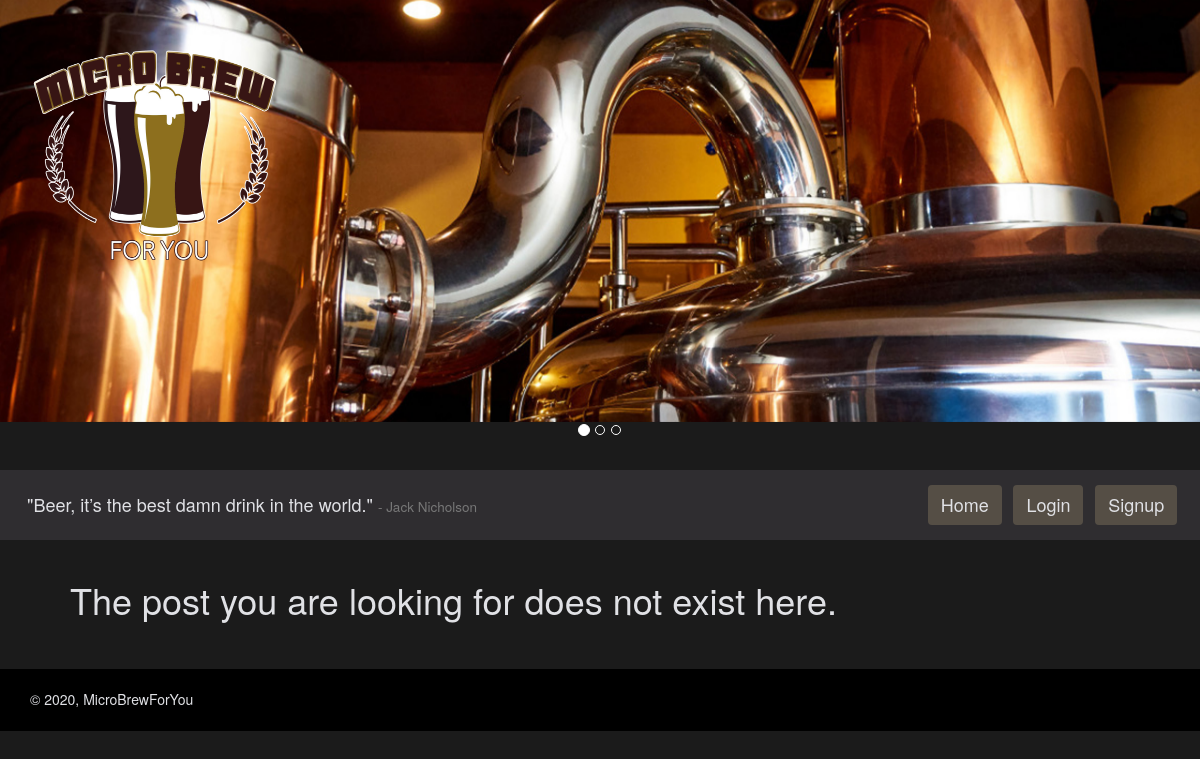
/post/1/, run on an earlier commit of the app's database.
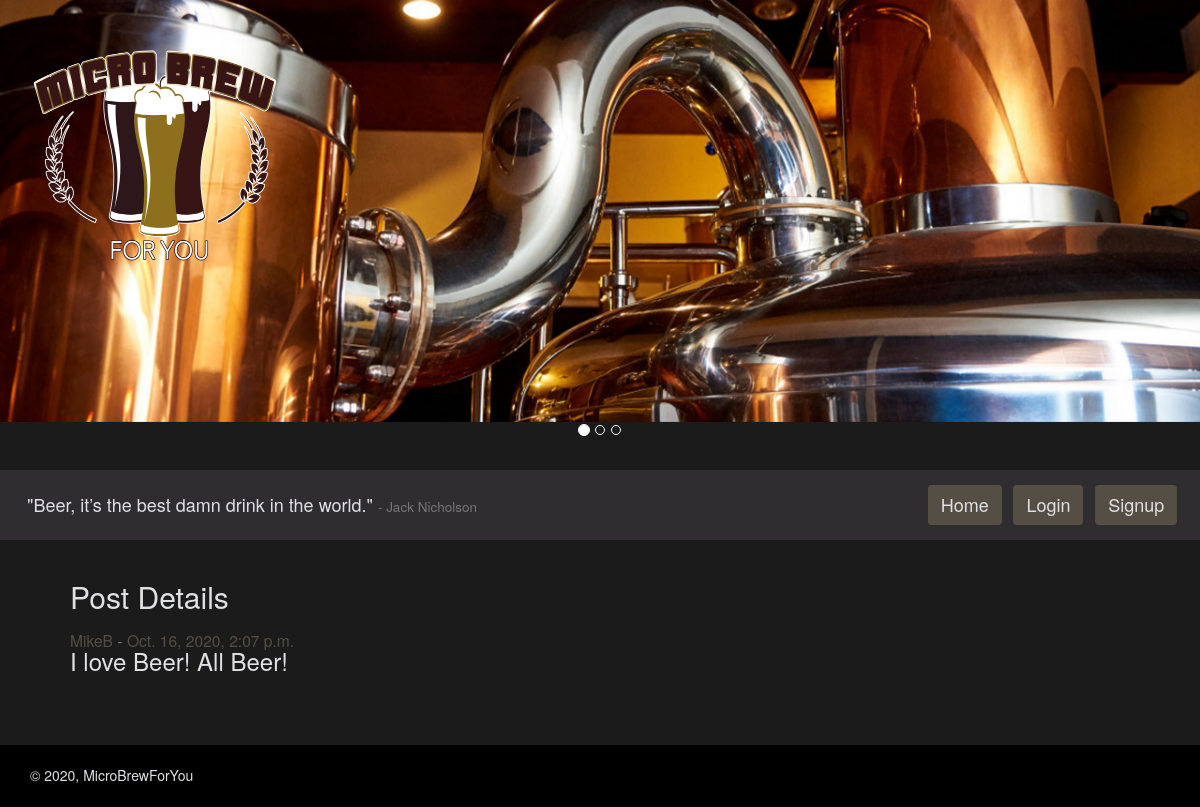
And on a later commit of the database.
### microbrewforyou_app/models.py (models this page shows, shortened)
class Posts(models.Model):
    author = models.ForeignKey(
        CustomUser, on_delete=models.CASCADE, related_name='author')
    body = models.TextField(max_length=280)
    postTime = models.DateTimeField(default=timezone.now)
    lastUpdated = models.DateField(auto_now=True)

class CustomUser(AbstractUser):
    bio = models.CharField(max_length=280, default='')
    user_image = models.ImageField(
        upload_to='images/', null=True, blank=True)
    users_following = models.ManyToManyField(
        "self", symmetrical=False, related_name='CustomUser')
    fav_breweries = models.ManyToManyField(
        "Breweries", symmetrical=False,
        related_name='fav_breweries', blank=True)
    fav_brewtypes = models.ManyToManyField(
        "BrewTypes", symmetrical=False,
        related_name='fav_brewtypes', blank=True)
    address = models.CharField(max_length=280)
    city = models.CharField(max_length=50)
    state = models.CharField(max_length=50)
    user_since = models.DateTimeField(default=timezone.now)
    REQUIRED_FIELDS = ['first_name', 'bio', 'address', 'city', 'state']
    def __str__(self):
        return self.username

### microbrewforyou_app/views.py (the view)
# urls.py: path('post/<int:post_id>/', post_detail_view, name="postview"),
def post_detail_view(request, post_id):
    my_post = Posts.objects.filter(id=post_id).first()
    words_quote = "Beer, it’s the best damn drink in the world."
    words_author = "Jack Nicholson"
    return render(
        request, "post_detail.html",
        {"post": my_post,
         'words_author': words_author, "words_quote": words_quote}
    )

### templates/post_detail.html (shortened to what this page needs)
{% extends 'base.html' %} {% block content %}
<br />
{% if not post %}
<h1>The post you are looking for does not exist here.</h1>
{% else %}
<h2>Post Details</h2>
<h3>
  <span class="small"
    ><a class="custom_link" href="/user/{{ post.author.id }}/"
      >{{ post.author}}</a
    >
    -
    <a class="custom_link" href="/post/{{ post.id }}/"
      >{{post.postTime}}</a
    ></span
  ><br />
  {{ post.body }}
</h3>
<br />
 {% endif %} <br /><br />{% endblock %}

What changed in the data, as far as the page shows it:
added Posts: author "MikeB", postTime "Oct. 16, 2020, 2:07 p.m.", body "I love Beer! All Beer!"
Also different on the page:
text no longer shown: "The post you are looking for does not exist here."
text now shown: "Post Details -"
